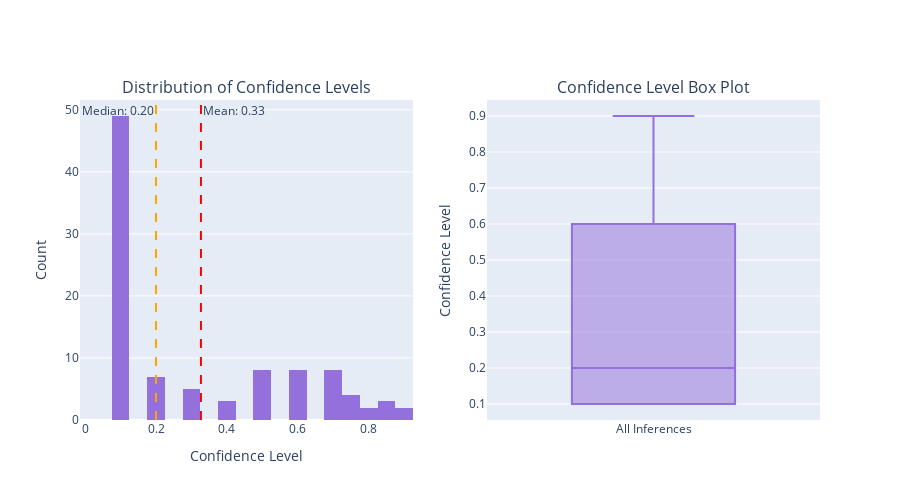

Write notebook code for a chart like this one.
### Code cell
# Plot confidence distribution
fig = make_subplots(
	rows=1, cols=2,
	subplot_titles=('Distribution of Confidence Levels', 'Confidence Level Box Plot')
)

# Histogram
fig.add_trace(
	go.Histogram(
		x=df['confidence_level'],
		nbinsx=20,
		marker_color='mediumpurple',
		name='Count'
	),
	row=1, col=1
)

# Add mean and median lines
mean_conf = df['confidence_level'].mean()
median_conf = df['confidence_level'].median()

fig.add_vline(x=mean_conf, line_dash="dash", line_color="red", 
			  annotation_text=f"Mean: {mean_conf:.2f}",
			  annotation_position="top right", row=1, col=1)
fig.add_vline(x=median_conf, line_dash="dash", line_color="orange",
			  annotation_text=f"Median: {median_conf:.2f}",
			  annotation_position="top left", row=1, col=1)

# Box plot
fig.add_trace(
	go.Box(
		y=df['confidence_level'],
		marker_color='mediumpurple',
		name='All Inferences'
	),
	row=1, col=2
)

fig.update_xaxes(title_text='Confidence Level', row=1, col=1)
fig.update_yaxes(title_text='Count', row=1, col=1)
fig.update_yaxes(title_text='Confidence Level', row=1, col=2)
fig.update_layout(height=500, showlegend=False)

fig.show()

### Figure 1 — Plotly figure (JSON) as saved in the notebook; plotly's stock layout.template omitted (floating-point values rounded to 4 significant figures)
{"data": [{"marker": {"color": "mediumpurple"}, "name": "Count", "nbinsx": 20, "type": "histogram", "x": [0.1, 0.1, 0.7, 0.6, 0.2, 0.1, 0.1, 0.1, 0.6, 0.4, 0.1, 0.5, 0.1, 0.1, 0.6, 0.7, 0.1, 0.1, 0.1, 0.1, 0.1, 0.9, 0.1, 0.1, 0.1, 0.1, 0.7, 0.1, 0.75, 0.5, 0.3, 0.1, 0.1, 0.1, 0.3, 0.6, 0.1, 0.1, 0.2, 0.8, 0.6, 0.6, 0.3, 0.2, 0.4, 0.1, 0.1, 0.1, 0.3, 0.6, 0.5, 0.1, 0.85, 0.1, 0.1, 0.1, 0.1, 0.1, 0.1, 0.8, 0.7, 0.2, 0.9, 0.1, 0.3, 0.2, 0.7, 0.75, 0.1, 0.75, 0.4, 0.75, 0.1, 0.1, 0.7, 0.1, 0.7, 0.1, 0.1, 0.2, 0.5, 0.2, 0.5, 0.1, 0.85, 0.5, 0.1, 0.6, 0.5, 0.1, 0.5, 0.1, 0.7, 0.85, 0.1, 0.1, 0.1, 0.1, 0.1], "xaxis": "x", "yaxis": "y"}, {"marker": {"color": "mediumpurple"}, "name": "All Inferences", "type": "box", "xaxis": "x2", "y": [0.1, 0.1, 0.7, 0.6, 0.2, 0.1, 0.1, 0.1, 0.6, 0.4, 0.1, 0.5, 0.1, 0.1, 0.6, 0.7, 0.1, 0.1, 0.1, 0.1, 0.1, 0.9, 0.1, 0.1, 0.1, 0.1, 0.7, 0.1, 0.75, 0.5, 0.3, 0.1, 0.1, 0.1, 0.3, 0.6, 0.1, 0.1, 0.2, 0.8, 0.6, 0.6, 0.3, 0.2, 0.4, 0.1, 0.1, 0.1, 0.3, 0.6, 0.5, 0.1, 0.85, 0.1, 0.1, 0.1, 0.1, 0.1, 0.1, 0.8, 0.7, 0.2, 0.9, 0.1, 0.3, 0.2, 0.7, 0.75, 0.1, 0.75, 0.4, 0.75, 0.1, 0.1, 0.7, 0.1, 0.7, 0.1, 0.1, 0.2, 0.5, 0.2, 0.5, 0.1, 0.85, 0.5, 0.1, 0.6, 0.5, 0.1, 0.5, 0.1, 0.7, 0.85, 0.1, 0.1, 0.1, 0.1, 0.1], "yaxis": "y2"}], "layout": {"annotations": [{"font": {"size": 16}, "showarrow": false, "text": "Distribution of Confidence Levels", "x": 0.225, "xanchor": "center", "xref": "paper", "y": 1, "yanchor": "bottom", "yref": "paper"}, {"font": {"size": 16}, "showarrow": false, "text": "Confidence Level Box Plot", "x": 0.775, "xanchor": "center", "xref": "paper", "y": 1, "yanchor": "bottom", "yref": "paper"}, {"showarrow": false, "text": "Mean: 0.33", "x": 0.3268, "xanchor": "left", "xref": "x", "y": 1, "yanchor": "top", "yref": "y domain"}, {"showarrow": false, "text": "Median: 0.20", "x": 0.2, "xanchor": "right", "xref": "x", "y": 1, "yanchor": "top", "yref": "y domain"}], "height": 500, "shapes": [{"line": {"color": "red", "dash": "dash"}, "type": "line", "x0": 0.3268, "x1": 0.3268, "xref": "x", "y0": 0, "y1": 1, "yref": "y domain"}, {"line": {"color": "orange", "dash": "dash"}, "type": "line", "x0": 0.2, "x1": 0.2, "xref": "x", "y0": 0, "y1": 1, "yref": "y domain"}], "showlegend": false, "xaxis": {"anchor": "y", "domain": [0, 0.45], "title": {"text": "Confidence Level"}}, "xaxis2": {"anchor": "y2", "domain": [0.55, 1]}, "yaxis": {"anchor": "x", "domain": [0, 1], "title": {"text": "Count"}}, "yaxis2": {"anchor": "x2", "domain": [0, 1], "title": {"text": "Confidence Level"}}}}
